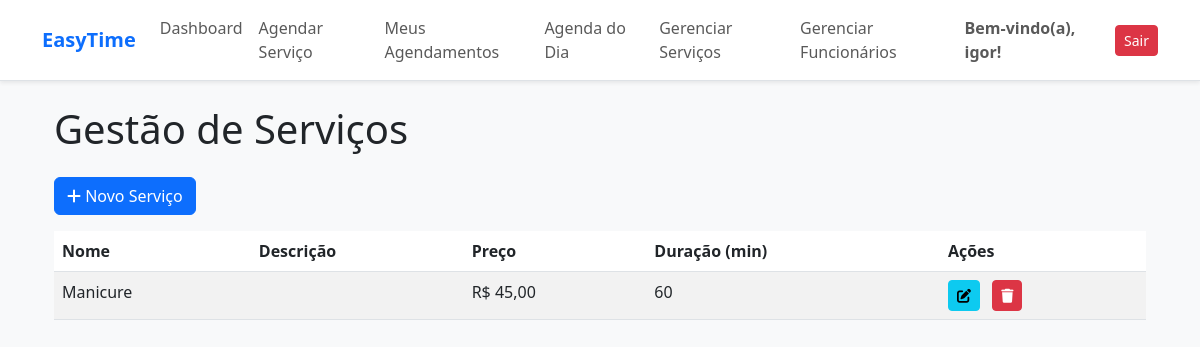
The page /servicos/ (signed in) on the database as committed earlier.
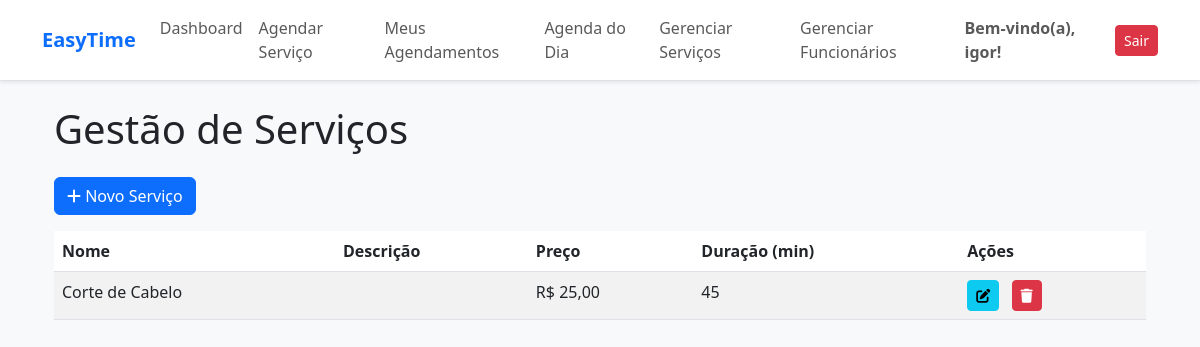
The same page on the database as committed later.
### servicos/models.py (models this page shows, shortened)
class Servico(models.Model):
    nome = models.CharField(max_length=100)
    descricao = models.TextField(blank=True, null=True)
    preco = models.DecimalField(max_digits=6, decimal_places=2)
    duracao = models.IntegerField(help_text="Duração do serviço em minutos.")
    class Meta:
        verbose_name = "Serviço"
        verbose_name_plural = "Serviços"

### servicos/views.py (the view)
# urls.py: path('', views.listar_servicos, name='listar'),
@login_required
@user_passes_test(is_funcionario_or_staff)
def listar_servicos(request):
    servicos = Servico.objects.all().order_by('nome')
    context = {'servicos': servicos}
    return render(request, 'servicos/listar_servicos.html', context)

### servicos/views.py (called while the page is built)
def is_funcionario_or_staff(user):
    return user.is_staff or user.tipo == 'funcionario'

### servicos/templates/servicos/listar_servicos.html (shortened to what this page needs)
{% extends 'painel/base.html' %}
{% block content %}
<div class="container mt-4">
    <h1 class="mb-4">Gestão de Serviços</h1>
    <a href="{% url 'servicos:criar' %}" class="btn btn-primary mb-3">
        <i class="fas fa-plus"></i> Novo Serviço
    </a>
    {% if servicos %}
    <div class="table-responsive">
        <table class="table table-striped table-hover">
            <thead>
                <tr>
                    <th>Nome</th>
                    <th>Descrição</th>
                    <th>Preço</th>
                    <th>Duração (min)</th>
                    <th>Ações</th>
                </tr>
            </thead>
            <tbody>
                {% for servico in servicos %}
                <tr>
                    <td>{{ servico.nome }}</td>
                    <td>{{ servico.descricao|truncatechars:50 }}</td>
                    <td>R$ {{ servico.preco|floatformat:2 }}</td>
                    <td>{{ servico.duracao }}</td>
                    <td>
                        <a href="{% url 'servicos:editar' servico.pk %}" class="btn btn-sm btn-info me-2" title="Editar">
                            <i class="fas fa-edit"></i>
                        </a>
                        <form action="{% url 'servicos:excluir' servico.pk %}" method="post" class="d-inline" onsubmit="return confirm('Tem certeza que deseja excluir o serviço {{ servico.nome }}? Esta ação não pode ser desfeita.');">
                            <button type="submit" class="btn btn-sm btn-danger" title="Excluir">
                                <i class="fas fa-trash"></i>
                            </button>
                        </form>
                    </td>
                </tr>
                {% endfor %}
            </tbody>
        </table>
    </div>
    {% else %}
    <div class="alert alert-warning" role="alert">
        Nenhum serviço cadastrado.
    </div>
    {% endif %}
</div>
{% endblock %}

Rows that differ between the two databases and show on the page:
changed Servico: nome "Manicure" → "Corte de Cabelo"; preco "45,00" → "25,00"; duracao "60" → "45"
